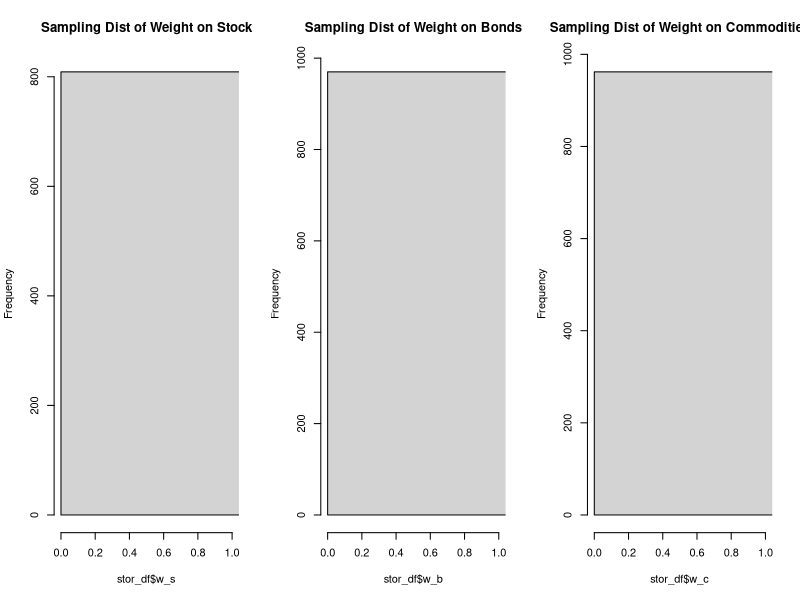
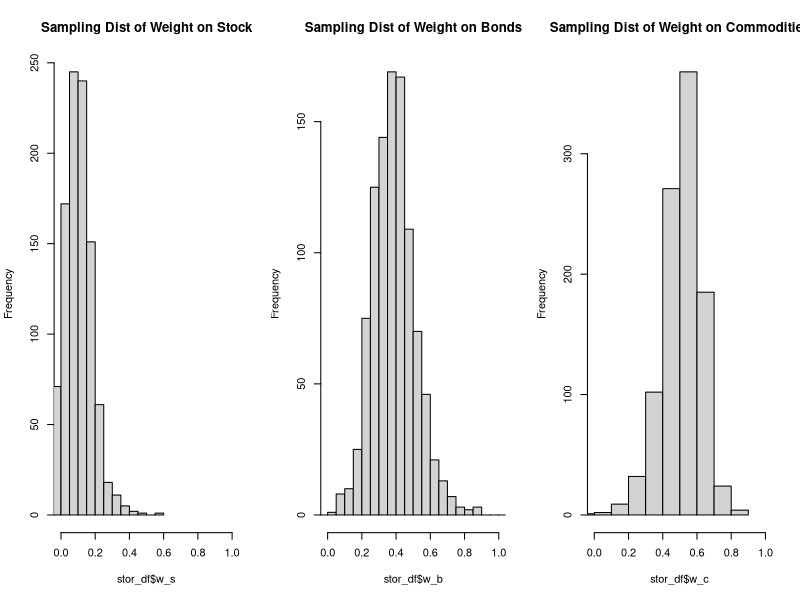
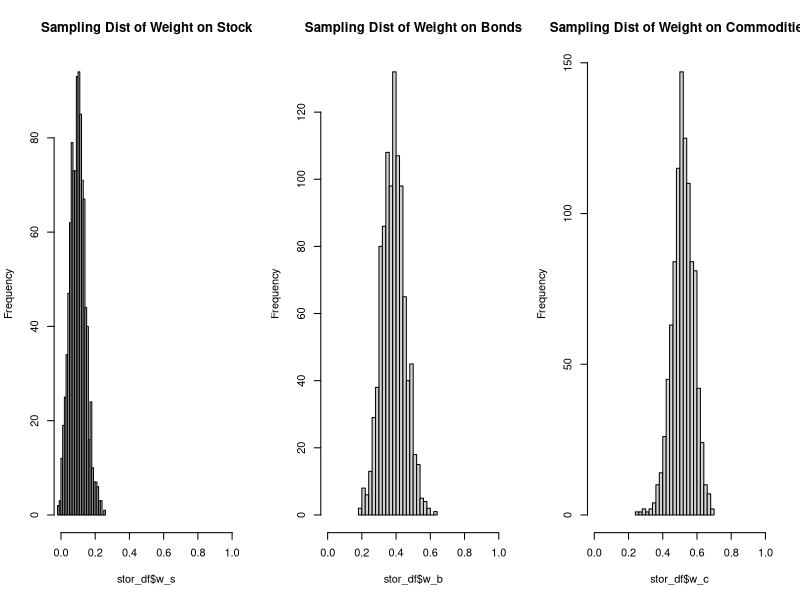

Reproduce these figures in R, in order.
## ------------------------- ##
## Project 3 Script Template ##
## ------------------------- ##
set.seed(3)
library(MASS)

## ------------------------------------- ##
## Starting parameters and background    ##
##                                       ##
## Run the code from the first 100 lines ##
## by highlighing and pressing           ##
## Control or Command and Enter.         ##
## ------------------------------------- ##

gen_dat = function(N){ ## see comment below about the purpose of this function.  This depends on running line 5 above to use the mvrnorm() command.
    exp_rets = c(0.06, 0.04, 0.025)
    std_devs = c(0.20, 0.10, 0.07)
    cor_mat  = matrix(c(1    , 0.389 , -0.05 ,
                    0.389, 1     , -0.201,
                   -0.05 , -0.201, 1), byrow=TRUE, nrow=3, ncol=3)
    std_mat = std_devs %*% t(std_devs)  ## computes the cross products as needed for covariances
    cov_mat = cor_mat*std_mat

    dat = as.data.frame(mvrnorm(N, exp_rets, cov_mat))
    names(dat) = c("Rs", "Rb", "Rc")
    return(dat)
}

## the gen_dat() function, defined above, creates a data set of 
## N holding period returns with the covariances and expected
## returns given in the 3x3 example case from the Excel template

df = gen_dat(100)   ## Testing it out, 100 holding periods

head(df) ## checking it works... run this line
## If you did it right, this should print the following:
##             Rs          Rb          Rc
# 1 -0.113494279 -0.08695656 -0.03631117
# 2 -0.007820141  0.06589192  0.03251709
# 3  0.130594517 -0.01411745  0.12295463 ...

## ------------------------------------------- ##
## The following code implements "solver" in R ##
## ------------------------------------------- ##

## ------------------------------------------------- ##
## The following functions implement a "solver" in R ## 
## for the 3x3 case done in Excel.                   ##
##                                                   ##
## The function port_three_sr() calculates the       ## 
## Sharpe ratio (ER_port/SD_port) given expected     ##
## returns, standard deviations and a correlation    ##
## matrix.                                           ##
##                                                   ##
## Using this function, find_max_sharpe() finds the  ##
## weights w_s, w_b, and w_c that maximize the       ##
## Sharpe ratio, given a sample size of simulated    ##
## data from the population you studied in Excel.    ##
##                                                   ##
## You will use find_max_sharpe() to show how much   ##
## the conclusions from the Excel solver depend on   ##
## the amount of historical data.                    ##
## ------------------------------------------------- ##

port_three_sr=function(w_s, w_b, xbar, stdev, correl){ 
  w_vec = c(w_s, w_b, 1-w_s-w_b)  ## stores the portfolio weights in a vector
  std_mat = stdev %*% t(stdev)    ## computes a matrix of stddev_i*stdev_j, for covariance = correl_ij*stdev_i*stdev_j
  cov_mat = correl*std_mat        ## calculates covariances
  w_mat   = w_vec %*% t(w_vec)    ## produces the border-multiplied part of the border multiplied covariance matrix.
  bm_cov_mat = w_mat*cov_mat      ## creates the border multiplied covariance matrix
  
  port_sd = sqrt(sum(bm_cov_mat)) ## square root of the portfolio variance
  port_ER = sum(w_vec*xbar)       ## this is R's version of "sumproduct"
  Rf = 0.01                       ## specify the riskfree rate
  return((port_ER-Rf)/port_sd)    ## returns the Sharpe ratio
}

find_max_sharpe = function(N){
  df = gen_dat(N)                 ## generates N holding periods of data
  xbarr = colMeans(df)            ## sample average
  stdevv = unlist(lapply(df, sd)) ## sample standard deviation
  correll = cor(df)               ## sample correlations
  fun_sr = function(w){           ## this function just formats the function for the optim routine in R (don't worry too much about this)
    w_s = w[1]   ## input is a vector (per optim), but first element is weight on stocks
    w_b = w[2]   ## second element is weight on bonds
    return(-port_three_sr(w_s, w_b, xbarr, stdevv,correll))  ## returns the *negative* of the sharpe ratio (optim minimizes, so minimizing -f(x) gives the max of f(x))
  }
  wtz = optim(c(0,0), fun_sr)$par ## c(0,0) are initial conditions for the weights, the $par just returns the solved weights
  
  w_df = data.frame(w_s = wtz[1], w_b = wtz[2], w_c = 1-wtz[1]-wtz[2])  ## formatting everything as "data"
  return(w_df)  ## returns the vector of solved portfolio weights
}

find_max_sharpe(1000000)   ## Testing out the function
## note that find_max_sharpe(1000000) gives approximately the same
## answer as the Excel solver.  This is a large sample giving a 
## close approximation to reality.


## -------- ##
## Part 3.1 ##
## -------- ##



## --------- ##
## Part 3.2  ##
## --------- ##
input_mu = c(0.06, 0.04, 0.025)
input_sd = c(0.20, 0.10, 0.07)
input_cor  = matrix(c(1    , 0.389 , -0.05 ,
                    0.389, 1     , -0.201,
                    -0.05 , -0.201, 1), byrow=TRUE, nrow=3, ncol=3)

w_s = 0.09552
w_b = 0.3857
w_c = 0.5190

port_three_sr(w_s, w_b, input_mu, input_sd, input_cor)

# matches the excel solver using Rf = 1%

## ----------##
## Part 3.3. ##
## --------- ##
set.seed(1)
find_max_sharpe(100)
find_max_sharpe(100)
find_max_sharpe(100)

find_max_sharpe(1000)
find_max_sharpe(1000)
find_max_sharpe(1000)

find_max_sharpe(10000)
find_max_sharpe(10000)
find_max_sharpe(10000)

## ------------------------------ ##
## Comment here: What do the previous calculations (Part 3.3) tell you?    
## 
## find_max_sharpe(n) gives us the sharpe ratio from n iterations by creating a sample distribution from
## N samples. It tells us an experimental max sharpe ratio.
## Theoretically,  more samples would be closer to the population mean. 
##
## ------------------------------ ##

## ------------------------------- ##
## Part 3.4.                       ##
## Working code to get you started ##
## ------------------------------- ##
birthdate =  11112000   ## input your birthdate here in MMDDYYYY format, e.g., 09171982
set.seed(birthdate)
B = 1000   ## number of different samples
stor_df = NULL

sharpe_months <- function(months){
  for(b in 1:B){   ## When you run this, it takes a few seconds
    this_weights = find_max_sharpe(months)
    stor_df = rbind(stor_df, this_weights)
  }
  par(mfrow=c(1, 3))
  hist(stor_df$w_s, main="Sampling Dist of Weight on Stock",xlim=c(0,1),breaks=20)
  hist(stor_df$w_b, main="Sampling Dist of Weight on Bonds",xlim=c(0,1),breaks=20)
  hist(stor_df$w_c, main="Sampling Dist of Weight on Commodities",xlim=c(0,1),breaks=20)
  
  summary(stor_df)
}

## With monthly data, 120 holding periods is 10 years of information.
## Copy the working code from Part 3.4 above below to show the difference
## in confidence in using 5 years of monthly data and 30 years of monthly data
## and compare to the answers you obtained from the working code I provided.
sharpe_months(60)
sharpe_months(120)
sharpe_months(360)

# 60 month test:
# Mean
# w_s: 0.11196, w_b: 0.3940, w_c: 0.4941
# 120 month test:
# Mean
# w_s: 0.9647, w_b: 0.3949, w_c: 0.5086
# 360 month test:
# Mean
# w_s: 0.0982, w_b: 0.3845, w_c: 0.5174
# 
# There's two takeaways from these differences: the first being more data assumes more accuracy, the second is newer data 
# shows current trends. If we throw in data from a long period, it also includes weird 'outliers' like the 2008 GFC and 2020 Covid
# but using more current data (2020-2025) we can see trends that might be more relevant to current market conditions.
# However with synthetic data, like we're producing here for find_max_sharpe, the longer
# periods would be more representative of a longer holding period (5,10,30 year) so
# would be used to construct a passive portfolio over each respective period. 
# Also, depending on the data, the results can be altered to show better results than reality.